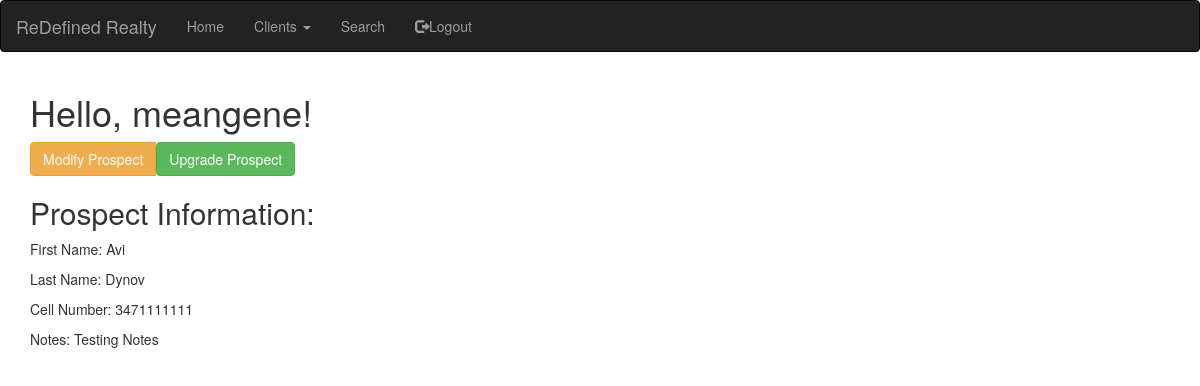
The page /view_prospect/1 (signed in) on the database as committed earlier.
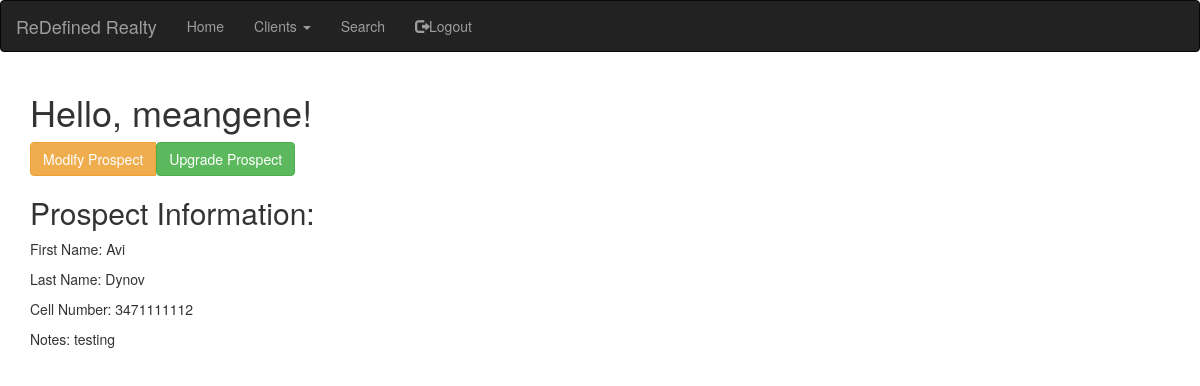
The same page on the database as committed later.
### app/models.py (models this page shows, shortened)
class Prospects(db.Model):
    id = db.Column(db.Integer, primary_key=True)
    first_name=db.Column(db.String(20))
    last_name=db.Column(db.String(20))
    phone_cell=db.Column(db.Integer)
    notes=db.Column(db.String(140))
    user_account_pk=db.Column(db.Integer, db.ForeignKey('user.id'))

### app/routes.py (the view, shortened to what this page needs)
@app.route('/view_prospect/<prospect_id>', methods=['GET', 'POST'])
@login_required
def view_prospect(prospect_id):
    currentuser = User.query.filter_by(username=current_user.username).first()
    account_pk = currentuser.id
    select_prospect = Prospects.query.filter_by(user_account_pk=account_pk, id=prospect_id).first()
    form = ModifyProspectForm(modified_first_name=select_prospect.first_name, modified_last_name=select_prospect.last_name, modified_phone_cell=select_prospect.phone_cell, modified_notes=select_prospect.notes)
    return render_template('view_prospect.html', title = 'View Prospect', select_prospect=select_prospect, form=form)

### app/models.py (called while the page is built)
@login.user_loader
def load_user(id):
    return User.query.get(int(id))

### app/templates/view_prospect.html (shortened to what this page needs)
{% extends "base.html" %}
{% import 'bootstrap/wtf.html' as wtf %}
{% block app_content %}
    <h1>Hello, {{ current_user.username }}!</h1>
    <div class="wrapper">
        <div class="sampleFields">
            <div class="fieldControl">
                <div class="btn-group">
                    <button id="listButton" type="button" class="btn btn-warning">Modify Prospect</button>
                    <a href="{{ url_for('prospects') }}"><button id="listButton" type="button" class="btn btn-success">Upgrade Prospect</button></a>
                </div>
            </div>
            <h2>Prospect Information:</h2>
            <div><p>First Name: {{ select_prospect.first_name }}</p></div>
            <div><p>Last Name: {{ select_prospect.last_name }}</p></div>
            <div><p>Cell Number: {{ select_prospect.phone_cell }}</p></div>
            <div><p>Notes: {{ select_prospect.notes }}</p></div>
        </div>
    </div>
{% endblock %}

Rows that differ between the two databases and show on the page:
changed Prospects "Avi": phone_cell "3471111111" → "3471111112"; notes "Testing Notes" → "testing"
